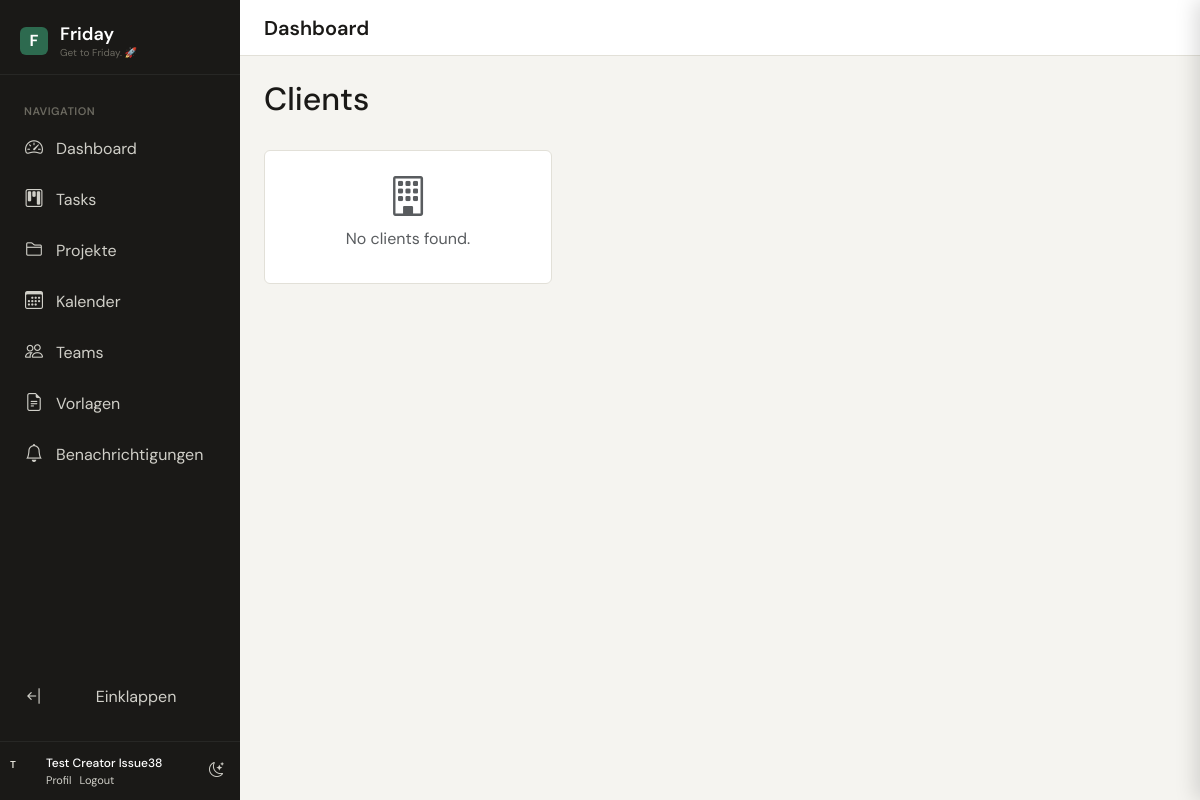
Before: /clients/ (signed in) with the older database file.
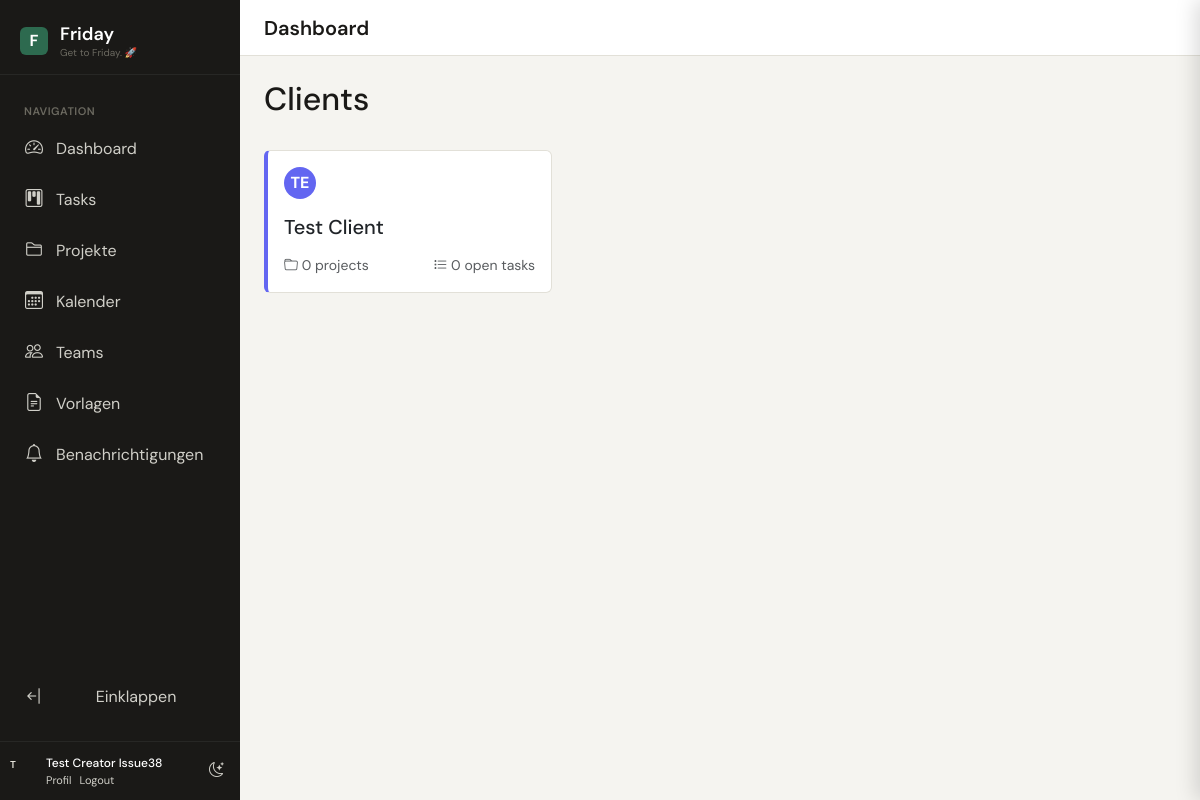
After: the same page with the newer database file.
### apps/core/models.py (models this page shows, shortened)
class TimeStampedModel(models.Model):
    created_at = models.DateTimeField(auto_now_add=True)
    updated_at = models.DateTimeField(auto_now=True)
    class Meta:
        abstract = True

class Client(TimeStampedModel):
    name        = models.CharField(max_length=200, unique=True)
    slug        = models.SlugField(unique=True)
    short_name  = models.CharField(
        max_length=20,
        blank=True,
        help_text='Abbreviation, e.g. HAM, DHGS'
    )
    description = models.TextField(blank=True)
    color       = models.CharField(max_length=7, default='#6366f1')
    logo        = models.ImageField(upload_to='clients/', blank=True)
    is_active   = models.BooleanField(default=True)
    website     = models.URLField(blank=True)
    class Meta:
        ordering = ['name']
        verbose_name = 'Client'
        verbose_name_plural = 'Clients'

### apps/core/views.py (the view)
# urls.py: path('clients/', views.ClientListView.as_view(), name='client-list'),
class ClientListView(LoginRequiredMixin, ListView):
    model = Client
    template_name = 'clients/list.html'
    context_object_name = 'clients'
    def get_queryset(self):
        return Client.objects.filter(is_active=True).annotate(
            project_count=Count('projects', distinct=True),
            open_task_count=Count('tasks',
                filter=~models.Q(tasks__status='done'), distinct=True),
        )

### apps/accounts/models.py (called while the page is built)
    @property
    def full_name(self):
        return self.display_name or self.get_full_name() or self.username

    @property
    def teams(self):
        from apps.teams.models import Team
        return Team.objects.filter(memberships__user=self, is_active=True)

### apps/core/context_processors.py (called while the page is built)
def friday_context(request):
    context = {
        'app_version': '1.0.0',
        'user_teams': [],
        'unread_notification_count': 0,
    }
    if request.user.is_authenticated:
        try:
            context['user_teams'] = list(request.user.teams.all()) if hasattr(request.user, 'teams') else []
        except Exception:
            context['user_teams'] = []
        try:
            from apps.notifications.models import Notification
            context['unread_notification_count'] = Notification.objects.filter(
                recipient=request.user, is_read=False
            ).count()
        except Exception:
            context['unread_notification_count'] = 0
    return context

### templates/clients/list.html (shortened to what this page needs)
{% extends 'base.html' %}
{% load static %}
{% block content %}
<div class="d-flex justify-content-between align-items-center mb-4">
    <h2>Clients</h2>
</div>
<div class="row row-cols-1 row-cols-md-3 g-4">
    {% for client in clients %}
    <div class="col">
        <a href="{% url 'core:client-detail' client.slug %}" class="text-decoration-none">
            <div class="card h-100" style="border-left: 4px solid {{ client.color }};">
                <div class="card-body">
                    <div class="d-flex justify-content-between align-items-start mb-3">
                        <div class="d-flex align-items-center">
                            <div class="rounded-circle me-2"
                                 style="width: 32px; height: 32px; background-color: {{ client.color }}; display: flex; align-items: center; justify-content: center; color: white; font-weight: bold;">
                                {{ client.short_name|default:client.name|slice:":2"|upper }}
                            </div>
                        </div>
                    </div>
                    <h5 class="card-title">{{ client.name }}</h5>
                    <div class="d-flex justify-content-between text-muted small mt-3">
                        <span><i class="bi bi-folder"></i> {{ client.project_count }} project{{ client.project_count|pluralize }}</span>
                        <span><i class="bi bi-list-task"></i> {{ client.open_task_count }} open task{{ client.open_task_count|pluralize }}</span>
                    </div>
                </div>
            </div>
        </a>
    </div>
    {% empty %}
    <div class="col-12">
        <div class="card">
            <div class="card-body text-center text-muted">
                <i class="bi bi-building fs-1 mb-3"></i>
                <p>No clients found.</p>
            </div>
        </div>
    </div>
    {% endfor %}
</div>
{% endblock %}

Changed rows visible on the page:
added Client: short_name "TE", name "Test Client", project_count "0", open_task_count "0"
Other visible differences:
text no longer shown: "No clients found."
